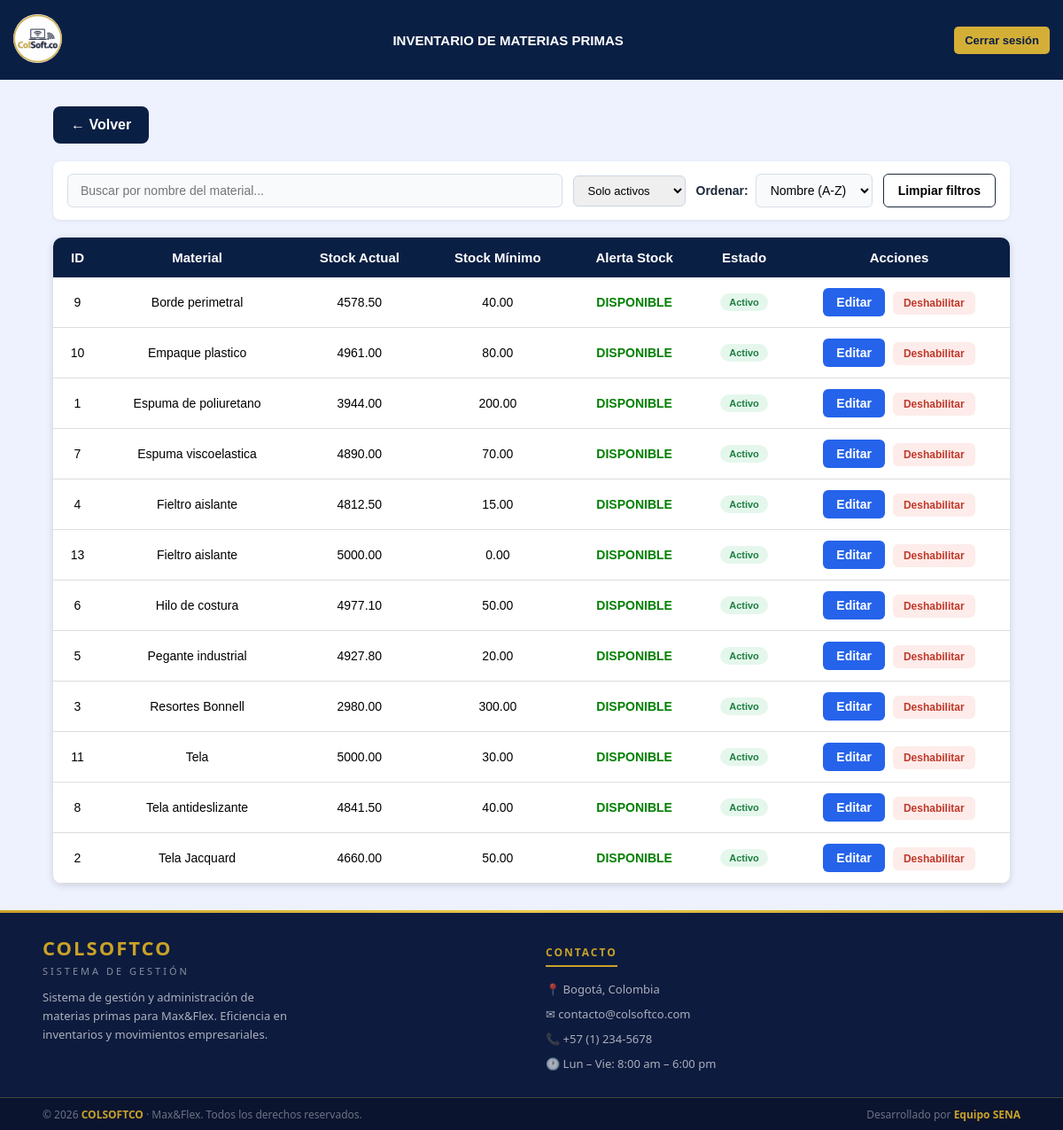
The app's page /view/control_de_stock/inventario/lista_inventario.php with its own data.
### tables this page shows
CREATE TABLE `materias_primas` (
  `id_material` int(11) NOT NULL,
  `nombre_material` varchar(100) NOT NULL,
  `stock_actual` decimal(12,2) DEFAULT 0.00,
  `stock_minimo` decimal(12,2) NOT NULL,
  `id_unidad` int(11) DEFAULT NULL,
  `id_proveedor` int(11) DEFAULT NULL,
  `notificar_email` tinyint(1) NOT NULL DEFAULT 0,
  `correo_notificacion` varchar(150) DEFAULT NULL,
  `alerta_enviada` tinyint(1) NOT NULL DEFAULT 0,
  `estado` enum('activo','inactivo') NOT NULL DEFAULT 'activo'
);

### view/control_de_stock/inventario/lista_inventario.php (the view, shortened to what this page needs)
<?php
$db = new Conexion();
$conn = $db->getConnection();
$sql = "
SELECT id_material, nombre_material, stock_actual, stock_minimo, estado
FROM materias_primas
ORDER BY id_material ASC
";
$stmt = $conn->prepare($sql);
$stmt->execute();
$materiales = $stmt->fetchAll(PDO::FETCH_ASSOC);
?>
<!DOCTYPE html>
<html lang="es">
<head>
    <link rel="stylesheet" href="lista_inventario.css">
</head>
<body>
    <header class="header">
        <div class="logo">
            <a href="../../../app/ir_panel.php">
                <img src="../../../public/imagenes/logo.png" alt="logo">
            </a>
        </div>
        <div class="header-title">
            <h1>INVENTARIO DE MATERIAS PRIMAS</h1>
        </div>
        <button id="btnLogout" class="btn-logout" onclick="cerrarSesion()">
            Cerrar sesión
        </button>
    </header>
    <div class="container">
        <a class="btn-volver" href="../control_de_stock.php">
            ← Volver
        </a>
        <div class="filtros-container">
            <div class="filtro-busqueda">
                <input
                    type="text"
                    id="inputBusquedaMaterial"
                    placeholder="Buscar por nombre del material...">
            </div>
            <select id="filtroEstado" onchange="filtrarPorEstado()" style="padding:8px 12px;border:1px solid #cbd5e1;border-radius:6px;font-size:13px;">
                <option value="activo" selected>Solo activos</option>
            </select>
            <div class="filtro-orden">
                <label for="selectOrden">   Ordenar:</label>
                <select id="selectOrden">
                    <option value="az">Nombre (A-Z)</option>
                </select>
            </div>
            <button type="button" id="btnLimpiarFiltros" class="btn-limpiar-filtros">
                Limpiar filtros
            </button>
        </div>
        <div class="table-responsive">
            <table>
                <thead>
                    <tr>
                        <th>ID</th>
                        <th>Material</th>
                        <th>Stock Actual</th>
                        <th>Stock Mínimo</th>
                        <th>Alerta Stock</th>
                        <th>Estado</th>
                        <th>Acciones</th>
                    </tr>
                </thead>
                <tbody id="listaMateriales">
                    <?php foreach ($materiales as $m): ?>
                        <tr data-nombre="<?php echo htmlspecialchars(strtolower($m['nombre_material'])); ?>">
                            <td><?= $m['id_material'] ?></td>
                            <td><?= htmlspecialchars($m['nombre_material']) ?></td>
                            <td><?= $m['stock_actual'] ?></td>
                            <td><?= $m['stock_minimo'] ?></td>
                            <td>
                                <?php if ($m['stock_actual'] <= $m['stock_minimo']): ?>
                                    <span class="alerta">STOCK BAJO</span>
                                <?php else: ?>
                                    <span class="normal">DISPONIBLE</span>
                                <?php endif; ?>
                            </td>
                            <td>
                                <span style="display:inline-block;padding:4px 10px;border-radius:12px;font-size:11px;font-weight:bold;
                                             background:<?= $m['estado'] === 'activo' ? '#e5f7ec' : '#fdecea' ?>;
                                             color:<?= $m['estado'] === 'activo' ? '#1e7e42' : '#c0392b' ?>;">
                                    <?= $m['estado'] === 'activo' ? 'Activo' : 'Inactivo' ?>
                                </span>
                            </td>
                            <td class="acciones">
                                <a class="btn-editar" href="editar_inventario.php?id=<?= $m['id_material'] ?>">
                                    Editar
                                </a>
                                <button class="btn-toggle-estado"
                                        data-id="<?= $m['id_material'] ?>"
                                        data-estado="<?= $m['estado'] ?>"
                                        style="padding:6px 12px;border:none;border-radius:6px;cursor:pointer;font-size:12px;font-weight:bold;
                                               background:<?= $m['estado'] === 'activo' ? '#fdecea' : '#e5f7ec' ?>;
                                               color:<?= $m['estado'] === 'activo' ? '#c0392b' : '#1e7e42' ?>;">
                                    <?= $m['estado'] === 'activo' ? 'Deshabilitar' : 'Habilitar' ?>
                                </button>
                            </td>
                        </tr>
                    <?php endforeach; ?>
                </tbody>
            </table>
        </div>
    </div>
    <footer>
        <div class="footer-divider"></div>
        <div class="footer-top">
            <div>
                <p class="footer-brand-name">COLSOFTCO</p>
                <p class="footer-brand-sub">Sistema de Gestión</p>
                <p class="footer-brand-desc">Sistema de gestión y administración de materias primas para Max&Flex. Eficiencia en inventarios y movimientos empresariales.</p>
            </div>
            <div>
                <p class="footer-col-title">Contacto</p>
                <div class="footer-contact-item">📍 Bogotá, Colombia</div>
                <div class="footer-contact-item">✉ contacto@colsoftco.com</div>
                <div class="footer-contact-item">📞 +57 (1) 234-5678</div>
                <div class="footer-contact-item">🕐 Lun – Vie: 8:00 am – 6:00 pm</div>
            </div>
        </div>
        <div class="footer-bottom">
            <span>© 2026 <strong>COLSOFTCO</strong> · Max&Flex. Todos los derechos reservados.</span>
            <span>Desarrollado por <strong>Equipo SENA</strong></span>
        </div>
    </footer>
</body>
</html>

### view/control_de_stock/inventario/lista_inventario.css (style rules this page uses)
body { margin: 0; font-family: Arial, Helvetica, sans-serif; background: #eef2ff; min-height: 100vh; display: flex; flex-direction: column; }
.filtro-busqueda input { width: 100%; padding: 10px 14px; border: 1px solid #d7dee7; border-radius: 6px; font-size: 14px; background: #f8fafc; box-sizing: border-box; }
.header { display: flex; align-items: center; justify-content: space-between; background-color: #0A1F44; padding: 10px 15px; min-height: 70px; position: relative; z-index: 100; gap: 10px; }
.header .logo { display: flex; align-items: center; flex-shrink: 0; }
.header .logo img { width: 55px; height: 55px; border-radius: 50%; background: white; }
.header-title { flex: 1; text-align: center; overflow: hidden; }
.header-title h1 { margin: 0; color: white; font-size: 15px; font-weight: bold; white-space: nowrap; text-overflow: ellipsis; }
.btn-logout { background-color: #D4AF37; color: #0A1F44; border: none; padding: 8px 12px; border-radius: 5px; cursor: pointer; font-size: 13px; font-weight: bold; transition: 0.3s; flex-shrink: 0; }
.container { width: 90%; max-width: 1100px; margin: 30px auto; flex: 1; }
.btn-volver, .volver { display: inline-block; background: #0A1F44; color: white; text-decoration: none; padding: 12px 20px; border-radius: 8px; font-weight: bold; margin-bottom: 20px; transition: .3s; }
.table-responsive { width: 100%; overflow-x: auto; -webkit-overflow-scrolling: touch; background: white; border-radius: 10px; box-shadow: 0 2px 8px rgba(0,0,0,.15); }
.table-responsive table { width: 100%; border-collapse: collapse; box-shadow: none; border-radius: 0; min-width: 700px; }
th { background: #0A1F44; color: white; padding: 14px; text-align: center; font-size: 15px; }
td { padding: 12px; text-align: center; border-bottom: 1px solid #ddd; font-size: 14px; }
.normal { color: green; font-weight: bold; }
.acciones { white-space: nowrap; text-align: center; }
.btn-editar { display: inline-block; background: #2563eb; color: white; padding: 8px 15px; border-radius: 6px; text-decoration: none; font-weight: bold; margin-right: 5px; transition: .3s; }
footer { background: #0D1B3E; color: #ffffff; font-family: 'Segoe UI', Arial, sans-serif; width: 100%; box-sizing: border-box; margin-top: auto; flex-shrink: 0; }
.footer-divider { width: 100%; height: 3px; background: linear-gradient(90deg, #C9A227, #E8C84A, #C9A227); }
.footer-top { display: grid; grid-template-columns: 1fr 1fr; gap: 2rem; padding: 1.5rem 3rem 1.2rem; border-bottom: 1px solid rgba(201, 162, 39, 0.3); }
.footer-brand-name { font-size: 22px; font-weight: 700; color: #C9A227; letter-spacing: 2px; margin: 0 0 4px; }
.footer-brand-sub { font-size: 11px; letter-spacing: 3px; color: rgba(255, 255, 255, 0.5); text-transform: uppercase; margin: 0 0 12px; }
.footer-brand-desc { font-size: 13px; color: rgba(255, 255, 255, 0.65); line-height: 1.6; max-width: 280px; margin: 0; }
.footer-col-title { font-size: 12px; font-weight: 700; letter-spacing: 2px; text-transform: uppercase; color: #C9A227; border-bottom: 2px solid #C9A227; display: inline-block; padding-bottom: 6px; margin-bottom: 16px; }
.footer-contact-item { display: flex; align-items: flex-start; gap: 10px; margin-bottom: 10px; font-size: 13px; color: rgba(255, 255, 255, 0.65); }
.footer-bottom { display: flex; justify-content: space-between; align-items: center; padding: 0.6rem 3rem; background: rgba(0, 0, 0, 0.25); flex-wrap: wrap; gap: 8px; }
.footer-bottom span { font-size: 12px; color: rgba(255, 255, 255, 0.4); }
.footer-bottom strong { color: #C9A227; }

### view/control_de_stock/inventario/lista_inventario.php (style rules this page uses)
.filtros-container { display: flex; align-items: center; gap: 12px; background: #fff; border-radius: 8px; box-shadow: 0 1px 4px rgba(0, 0, 0, 0.08); padding: 14px 16px; margin-bottom: 20px; flex-wrap: wrap; }
.filtro-busqueda { flex: 1; min-width: 220px; }
.filtro-busqueda input { width: 100%; padding: 10px 14px; border: 1px solid #d7dee7; border-radius: 6px; font-size: 14px; background: #f8fafc; }
.filtro-orden { display: flex; align-items: center; gap: 8px; white-space: nowrap; }
.filtro-orden label { font-weight: 700; font-size: 14px; color: #1e293b; }
.filtro-orden select { padding: 9px 12px; border: 1px solid #d7dee7; border-radius: 6px; font-size: 14px; background: #f8fafc; }
.btn-limpiar-filtros { padding: 10px 16px; border: 1px solid #1e293b; border-radius: 6px; background: #fff; font-weight: 700; font-size: 14px; cursor: pointer; white-space: nowrap; }

### records on screen
materias_primas: id_material "1", nombre_material "Espuma de poliuretano", stock_actual "3944.00", stock_minimo "200.00", shows "DISPONIBLE", estado "Activo"
materias_primas: id_material "2", nombre_material "Tela Jacquard", stock_actual "4660.00", stock_minimo "50.00", shows "DISPONIBLE", estado "Activo"
materias_primas: id_material "3", nombre_material "Resortes Bonnell", stock_actual "2980.00", stock_minimo "300.00", shows "DISPONIBLE", estado "Activo"
materias_primas: id_material "4", nombre_material "Fieltro aislante", stock_actual "4812.50", stock_minimo "15.00", shows "DISPONIBLE", estado "Activo"
materias_primas: id_material "5", nombre_material "Pegante industrial", stock_actual "4927.80", stock_minimo "20.00", shows "DISPONIBLE", estado "Activo"
materias_primas: id_material "6", nombre_material "Hilo de costura", stock_actual "4977.10", stock_minimo "50.00", shows "DISPONIBLE", estado "Activo"
materias_primas: id_material "7", nombre_material "Espuma viscoelastica", stock_actual "4890.00", stock_minimo "70.00", shows "DISPONIBLE", estado "Activo"
materias_primas: id_material "8", nombre_material "Tela antideslizante", stock_actual "4841.50", stock_minimo "40.00", shows "DISPONIBLE", estado "Activo"
materias_primas: id_material "9", nombre_material "Borde perimetral", stock_actual "4578.50", stock_minimo "40.00", shows "DISPONIBLE", estado "Activo"
materias_primas: id_material "10", nombre_material "Empaque plastico", stock_actual "4961.00", stock_minimo "80.00", shows "DISPONIBLE", estado "Activo"
materias_primas: id_material "11", nombre_material "Tela", stock_actual "5000.00", stock_minimo "30.00", shows "DISPONIBLE", estado "Activo"
materias_primas: id_material "13", nombre_material "Fieltro aislante", stock_actual "5000.00", stock_minimo "0.00", shows "DISPONIBLE", estado "Activo"
